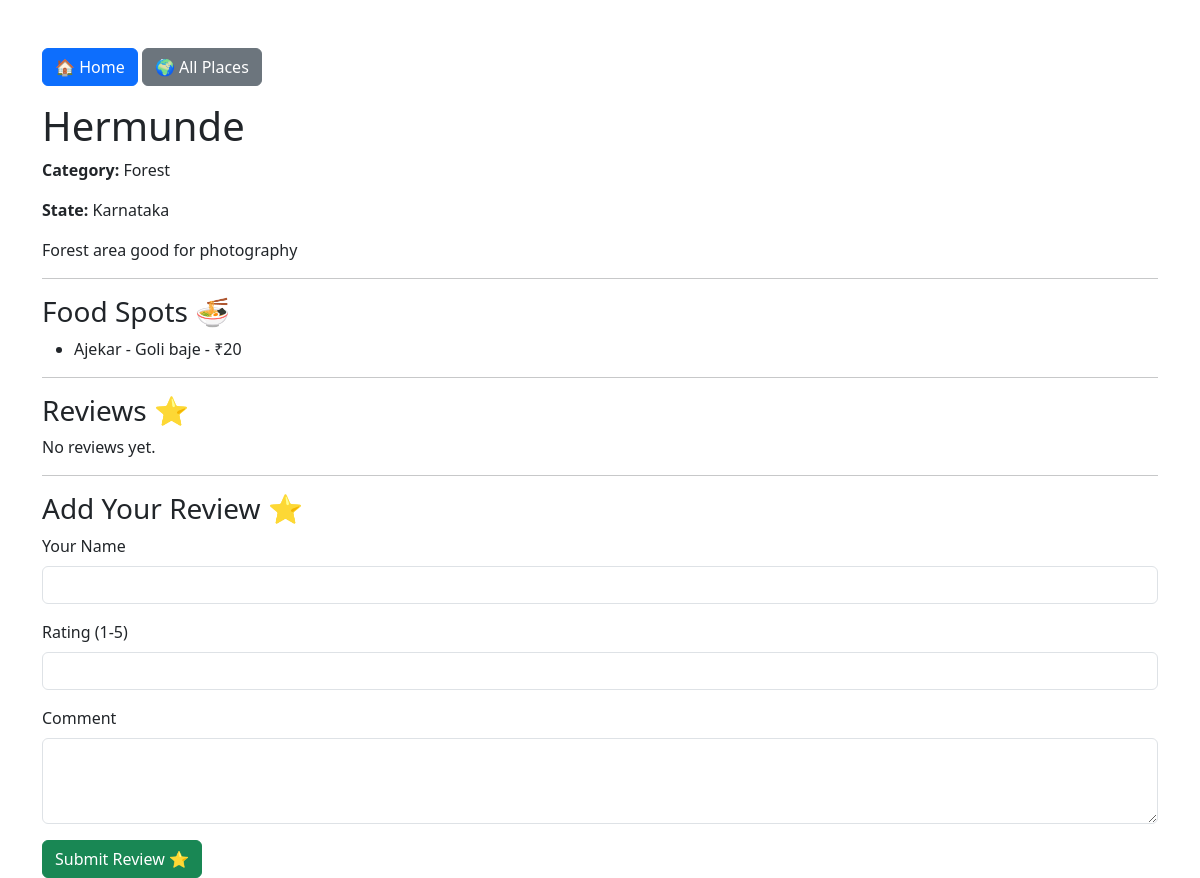
Before: /places/1/ with the older database file.
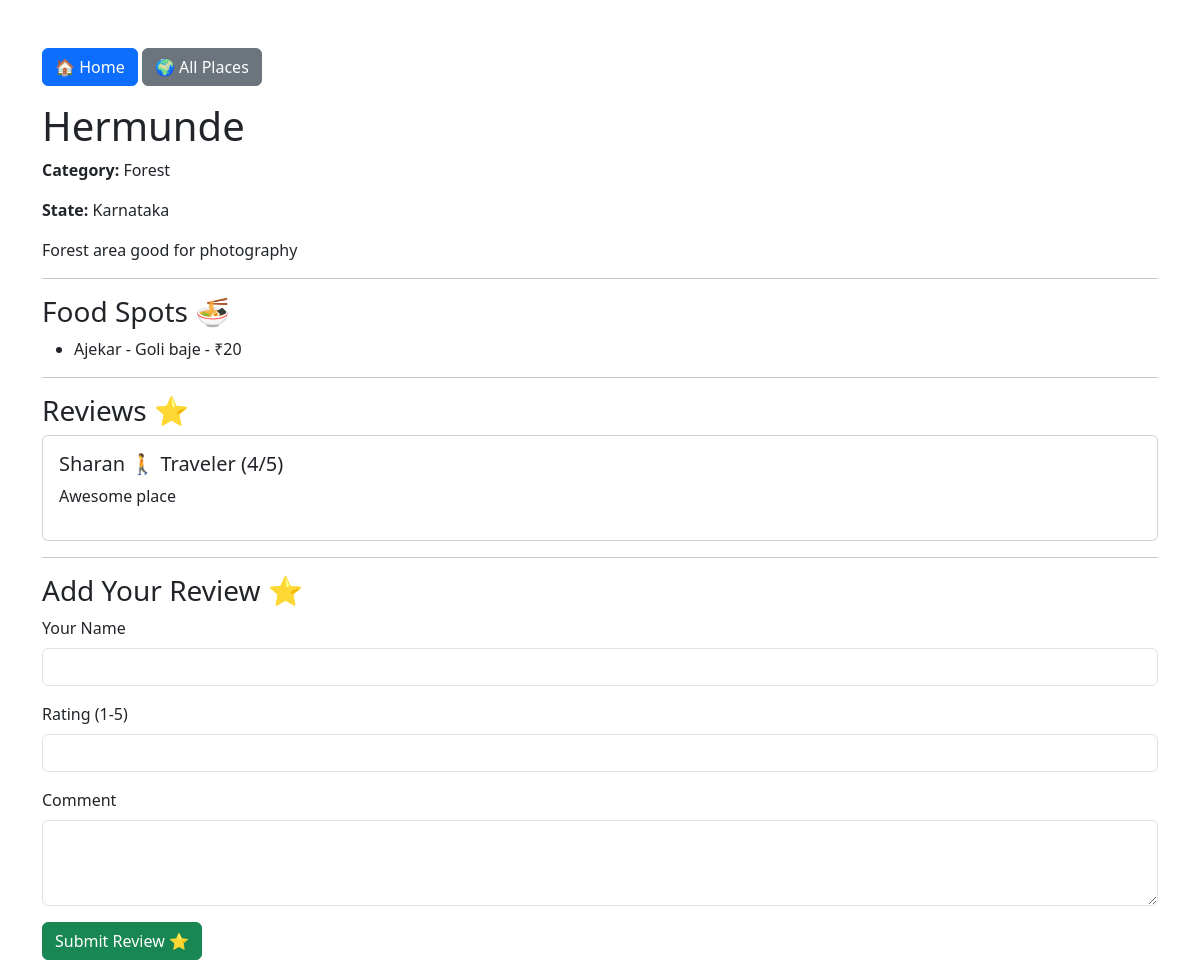
After: the same page with the newer database file.
### places/models.py (models this page shows, shortened)
class Place(models.Model):
    CATEGORY_CHOICES = [
        ('Forest', 'Forest'),
        ('Mountain', 'Mountain'),
        ('Temple', 'Temple'),
        ('Beach', 'Beach'),
        ('Waterfall', 'Waterfall'),
        ('Historical', 'Historical'),
        ('Food', 'Food Destination'),
    ]
    name = models.CharField(max_length=100)
    state = models.CharField(max_length=100)
    description = models.TextField()
    category = models.CharField(
        max_length=50,
        choices=CATEGORY_CHOICES,
        default='Forest'
    )
    image = models.ImageField(
        upload_to='places/',
        blank=True,
        null=True
    )

class FoodSpot(models.Model):
    place = models.ForeignKey(
        Place,
        on_delete=models.CASCADE
    )
    name = models.CharField(max_length=100)
    special_food = models.CharField(max_length=100)
    price = models.IntegerField()

class Review(models.Model):
    place = models.ForeignKey(
        Place,
        on_delete=models.CASCADE
    )
    user_name = models.CharField(max_length=100)
    rating = models.IntegerField()
    comment = models.TextField()

### places/views.py (the view, shortened to what this page needs)
def place_detail(request, place_id):
    place = get_object_or_404(Place, id=place_id)
    return render(
        request,
        "places/place_detail.html",
        {
            "place": place,
        },
    )

### places/templates/places/place_detail.html (shortened to what this page needs)
<!DOCTYPE html>
<html>
<head>
    <link href="https://cdn.jsdelivr.net/npm/bootstrap@5.3.7/dist/css/bootstrap.min.css" rel="stylesheet">
</head>
<body>
<div class="container mt-5">
    <div class="mb-3">
        <a href="/" class="btn btn-primary">🏠 Home</a>
        <a href="/places/" class="btn btn-secondary">🌍 All Places</a>
    </div>
    <h1>{{ place.name }}</h1>
    <p>
        <strong>Category:</strong>
        {{ place.category }}
    </p>
    <p>
        <strong>State:</strong>
        {{ place.state }}
    </p>
    <p>
        {{ place.description }}
    </p>
    <hr>
    <h3>Food Spots 🍜</h3>
    <ul>
        {% for food in place.foodspot_set.all %}
            <li>
                {{ food.name }} -
                {{ food.special_food }} -
                ₹{{ food.price }}
            </li>
        {% empty %}
            <li>No food spots added.</li>
        {% endfor %}
    </ul>
    <hr>
    <h3>Reviews ⭐</h3>
    {% for review in place.review_set.all %}
        <div class="card mb-3">
            <div class="card-body">
                <h5>
                    {{ review.user_name }}
                    {% if review.user_name == "Sharan" %}
                        🚶 Traveler
                    {% endif %}
                    ({{ review.rating }}/5)
                </h5>
                <p>{{ review.comment }}</p>
            </div>
        </div>
    {% empty %}
        <p>No reviews yet.</p>
    {% endfor %}
    <hr>
    <h3>Add Your Review ⭐</h3>
    <form method="POST">
        <div class="mb-3">
            <label class="form-label">Your Name</label>
            <input
                type="text"
                name="user_name"
                class="form-control"
                required
            >
        </div>
        <div class="mb-3">
            <label class="form-label">Rating (1-5)</label>
            <input
                type="number"
                name="rating"
                min="1"
                max="5"
                class="form-control"
                required
            >
        </div>
        <div class="mb-3">
            <label class="form-label">Comment</label>
            <textarea
                name="comment"
                class="form-control"
                rows="3"
                required
            ></textarea>
        </div>
        <button type="submit" class="btn btn-success">
            Submit Review ⭐
        </button>
    </form>
</div>
</body>
</html>

Changed rows visible on the page:
added Review: user_name "Sharan", shows "🚶 Traveler", rating "4", comment "Awesome place"
Other visible differences:
text no longer shown: "No reviews yet."
